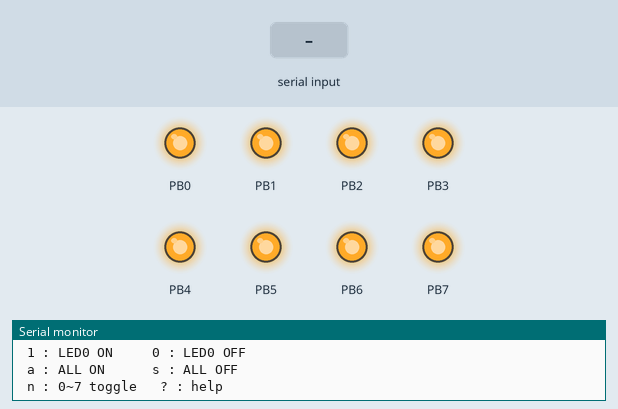
The program below on a simulated ATmega128, built with avr-gcc and emulated at 14.7456 MHz. Shown: output pins drawn as LEDs (lit = HIGH), the last lines printed to the serial monitor. The inputs (shaded band) are chosen by the test bench.

Above: at 1.2 s.
1.3 s: "1\n" received over Serial
At 2.2 s:
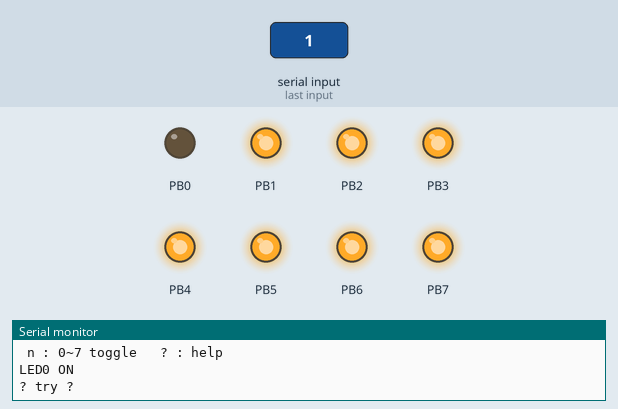
2.8 s: byte 50 ('2') received over Serial
At 3.5 s:
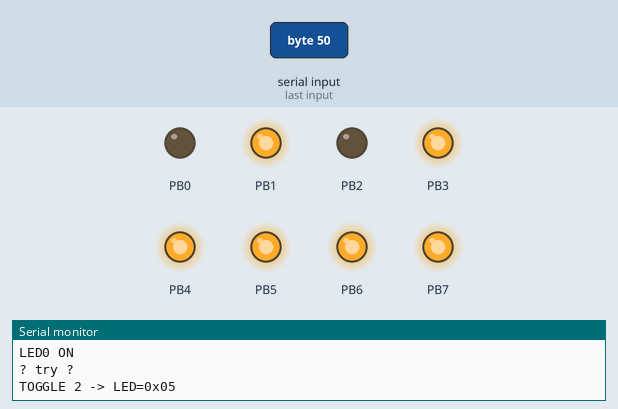
4.3 s: byte 51 ('3') received over Serial
At 4.7 s:
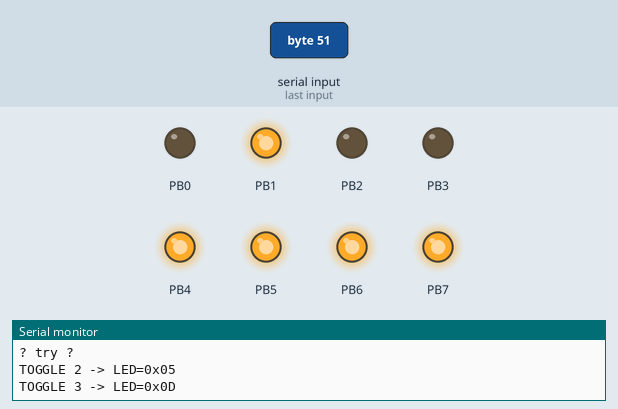
5.8 s: byte 48 ('0') received over Serial
At 6.6 s:
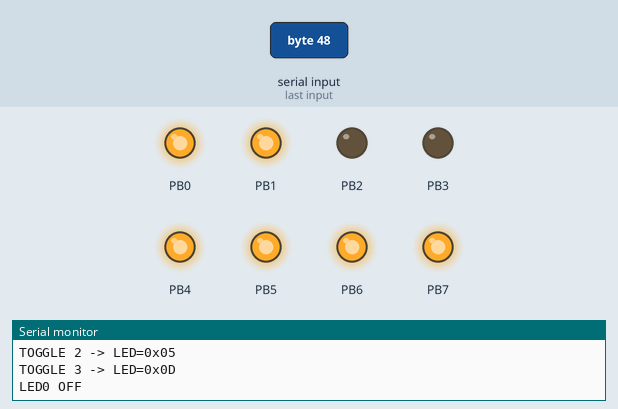
7.3 s: "5\n" received over Serial
At 8.5 s:
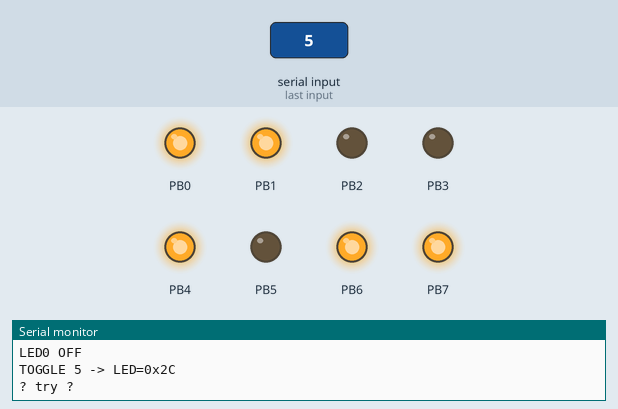
8.8 s: byte 49 ('1') received over Serial
At 10.0 s:
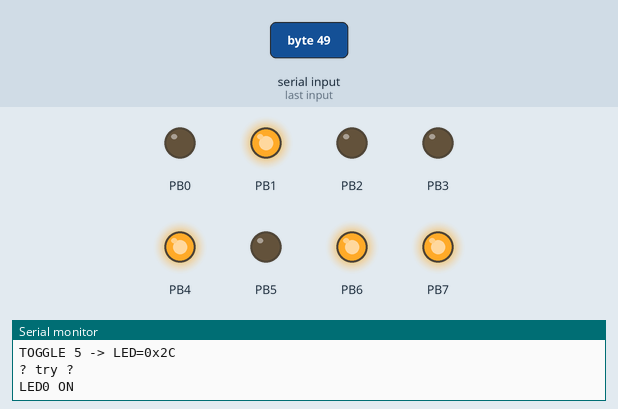
Timing chart, 0 to 11.3 s (numbered marks = the images above; inputs shaded):
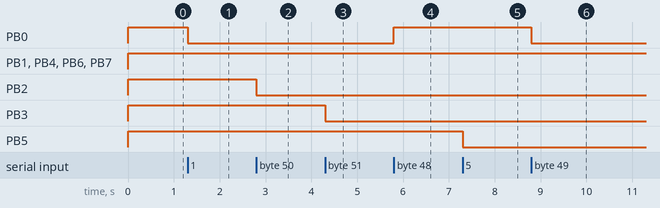

Measured:
- after the input at 1.3 s, PB0: HIGH → LOW at once
- after the input at 2.8 s, PB2: HIGH → LOW at once
- after the input at 4.3 s, PB3: HIGH → LOW at once
- after the input at 5.8 s, PB0: LOW → HIGH at once
- after the input at 7.3 s, PB5: HIGH → LOW at once
- after the input at 8.8 s, PB0: HIGH → LOW at once

The program:

main.c
```c
/*
 * homework3.c
 *
 * 2일차 오후 실습 3 — 명령으로 LED 를 제어한다
 *
 *  실습 2 의 파서를 LED 제어 전용으로 다듬고, 명령마다 응답을 돌려준다.
 *  PC ↔ 보드 양방향이 완성되는 지점 — 3일차 통합 프로젝트의 디버깅 콘솔이 된다.
 *
 *  줄바꿈은 CR+LF 로 보낸다. uart_puts 가 LF 앞에 CR 을 붙여 주므로
 *  문자열에는 "\n" 만 적으면 된다.
 */
#define F_CPU 14745600UL

#include <avr/interrupt.h>
#include "led.h"
#include "uart.h"

static void show_help(void)
{
    uart_puts("--- commands ---\n");
    uart_puts(" 1 : LED0 ON     0 : LED0 OFF\n");
    uart_puts(" a : ALL ON      s : ALL OFF\n");
    uart_puts(" n : 0~7 toggle   ? : help\n");
}

static void handle_cmd(uint8_t c)
{
    switch (c) {
    case '1':  led_on(0);        uart_puts("LED0 ON\n");   break;
    case '0':  led_off(0);       uart_puts("LED0 OFF\n");  break;

    /* led_write 는 "비트 1 = 점등" 이다 — 드라이버가 Active-Low 를 흡수한다 */
    case 'a':  led_write(0xFF);  uart_puts("ALL ON\n");    break;
    case 's':  led_write(0x00);  uart_puts("ALL OFF\n");   break;

    case '?':  show_help();                                break;

    default:
        if (c >= '0' && c <= '7') {           /* 개별 토글 */
            led_toggle((uint8_t)(c - '0'));
            uart_puts("TOGGLE ");
            uart_put_uint16((uint16_t)(c - '0'));
            uart_puts(" -> LED=");
            uart_put_hex8(led_read());
            uart_puts("\n");
        } else {
            uart_puts("? try ?\n");
        }
        break;
    }
}

int main(void)
{
    uint8_t rx;

    led_init();
    uart_init();
    sei();

    uart_puts("=== LED console ===\n");
    show_help();

    while (1) {
        if (uart_get_event(&rx) & UART_EVENT_RX)
            handle_cmd(rx);
    }
}

/*  확인할 것
 *    · 명령을 보낼 때마다 응답이 한 줄씩 돌아오는가
 *    · 'a' 로 여덟 개가 모두 켜지는가 (led_write(0xFF) = 전부 점등)
 *    · 알 수 없는 글자에 "? try ?" 가 나오는가
 *
 *  여기서 얻는 것
 *    · PC ↔ 보드 양방향 통신의 뼈대
 *    · 프로토콜 설계의 가장 작은 형태 (명령 · 응답)
 */
```

board.h
```c
/*
 * board.h — SDK ATMEGA128A 2020 (Rev 1.0) 보드 정의
 *
 *  회로도 : ../SDK_Atmega128.pdf
 *  퓨즈   : ../ATmega128 키트 퓨즈 설정.pptx
 *           LFUSE = 0x3F · HFUSE = 0xCF · EFUSE = 0xFF
 *           (CKSEL=1111 8~16MHz 외부 크리스털 · SUT=11 · CKOPT=0 풀스윙
 *            JTAGEN=1 → PF4~PF7 도 일반 GPIO · BOD 4.0V · SPIEN 유지)
 *
 *  이 파일 하나만 고치면 배선이 바뀌어도 나머지 코드는 그대로 쓴다.
 *
 *  ─────────────────────────────────────────────────────────────────────
 *  장치              연결                              극성 · 비고
 *  ─────────────────────────────────────────────────────────────────────
 *  LED  D1~D8        PB0 ~ PB7                         Active-Low
 *                    +5V - 1kΩ - LED - PBn             0 = 점등
 *  스위치 SW2~SW5    PE4 ~ PE7  (INT4 ~ INT7)          Active-Low
 *                    10kΩ 풀업 + 0.1uF                 누르면 0
 *  FND 세그먼트      PORTC   A=PC0 … G=PC6, DP=PC7     공통 애노드(CA)
 *                    각 세그먼트에 330Ω                0 = 점등
 *  FND 자리 COM1~4   PD4 ~ PD7                         1 = 그 자리 선택
 *  부저 BUZ          PG3   (반대쪽 1kΩ → +5V)          수동형 · 구형파를 줘야 운다
 *  TEXT LCD          RS=PG0 · R/W=PG1 · E=PG2          8비트 모드
 *                    D0~D7 = PA0 ~ PA7                 대비 VR1
 *  UART1 (USB)       RXD1=PD2 · TXD1=PD3               FT232RL → USB Micro
 *  UART0 (RS232)     RXD0=PE0 · TXD0=PE1               MAX232 → J6 (ISP 공유)
 *  PWM               OC3A = PE3  (Timer3)              D9 Active-Low
 *                                                       → Inverting 모드
 *  ADC  가변저항 VR3 PF0 = ADC0
 *  ADC  조도센서 CDS PF1 = ADC1                        밝을수록 값 ↑
 *  기준 전압         AREF ≈ AVCC = +5V                 REFS1:0 = 01
 *  확장 포트 J2      PF2 ~ PF7
 *  ISP  J4           MISO=PE1 · MOSI=PE0 · SCK=PB1 · /RST
 *  크리스털 X1       14.7456 MHz
 *  ─────────────────────────────────────────────────────────────────────
 */

#ifndef BOARD_H_
#define BOARD_H_

/* 반드시 <util/delay.h> 나 UART 계산보다 먼저 정의되어야 한다.
   프로젝트 속성(Symbols)에 F_CPU=14745600UL 을 넣는 것을 권장한다. */
#ifndef F_CPU
#define F_CPU 14745600UL
#endif

/* ---------------------------------------------------------- LED (PORTB) */
#define LED_DDR         DDRB
#define LED_PORT        PORTB
#define LED_COUNT       8
/* Active-Low : 0 을 쓰면 켜진다 */

/* ---------------------------------------------------------- 스위치 (PORTE) */
#define BTN_DDR         DDRE
#define BTN_PORT        PORTE
#define BTN_PIN         PINE
#define BTN_MASK        0xF0          /* PE4 ~ PE7 */
#define BTN_PIN_BASE    4             /* SW2 → PE4 이므로 핀 = 번호 + 2 */
#define BTN_NUM_BASE    2             /* app 은 SW2 ~ SW5 로 부른다 */
#define BTN_COUNT       4

/* ---------------------------------------------------------- FND */
#define FND_SEG_DDR     DDRC          /* 세그먼트 A~DP */
#define FND_SEG_PORT    PORTC
#define FND_COM_DDR     DDRD          /* 자리 선택 COM1~COM4 = PD4~PD7 */
#define FND_COM_PORT    PORTD
#define FND_COM_MASK    0xF0
#define FND_COM_BASE    4             /* COM1 = PD4 */
#define FND_DIGITS      4

/* ---------------------------------------------------------- 부저 */
#define BUZZER_DDR      DDRG
#define BUZZER_PORT     PORTG
#define BUZZER_BIT      PG3           /* Active-High · 수동형(구형파 필요) */

/* ---------------------------------------------------------- CLCD */
#define LCD_DATA_DDR    DDRA
#define LCD_DATA_PORT   PORTA
#define LCD_DATA_PIN    PINA
#define LCD_CTRL_DDR    DDRG
#define LCD_CTRL_PORT   PORTG
#define LCD_RS          PG0
#define LCD_RW          PG1
#define LCD_E           PG2

/* ---------------------------------------------------------- ADC */
#define ADC_PIN_VR      0             /* PF0 */
#define ADC_PIN_CDS     1             /* PF1 */

/* ---------------------------------------------------------- PWM */
#define PWM_DDR         DDRE
#define PWM_BIT         PE3           /* OC3A */

#endif /* BOARD_H_ */
```

btn.c
```c
/*
 * btn.c — 스위치 드라이버
 *
 *  회로 : +5V ─ 10kΩ ─ (PEn) ─ 택트스위치 ─ GND,  PEn 에 0.1uF 병렬
 *         누르지 않음 -> 1,  누름 -> 0   (Active-Low)
 *         0.1uF 이 잡음을 조금 눌러 주지만 채터링을 없애지는 못한다.
 *
 *  PE4~PE7 은 INT4~INT7 이므로 트리거 설정은 EICRB 를 쓴다.
 *  (INT0~INT3 은 EICRA — 이 보드에서는 PD0·PD1 이 연결되어 있지 않다)
 */
#include <avr/io.h>
#include <avr/interrupt.h>
#include "board.h"
#include "btn.h"

/* ISR 이 쓰고 main 이 읽는다 — volatile 필수 */
static volatile uint8_t btn_event = 0;

ISR(INT4_vect) { btn_event |= BTN_EVENT_SW2; }   /* SW2 */
ISR(INT5_vect) { btn_event |= BTN_EVENT_SW3; }   /* SW3 */
ISR(INT6_vect) { btn_event |= BTN_EVENT_SW4; }   /* SW4 */
ISR(INT7_vect) { btn_event |= BTN_EVENT_SW5; }   /* SW5 */

void btn_init(void)
{
    BTN_DDR  &= ~BTN_MASK;      /* PE4 ~ PE7 을 입력으로 */
    BTN_PORT &= ~BTN_MASK;      /* 내부 풀업은 끈다 — 보드에 외부 풀업이 있다 */
}

uint8_t btn_is_pressed(uint8_t n)
{
    /* n = 2~5  ->  PE4~PE7 */
    uint8_t bit = (uint8_t)(n - BTN_NUM_BASE + BTN_PIN_BASE);
    return (BTN_PIN & (1 << bit)) == 0;      /* 눌리면 0 이므로 뒤집는다 */
}

uint8_t btn_get_edge(uint8_t n)
{
    static uint8_t prev[BTN_COUNT] = {0, 0, 0, 0};
    uint8_t idx  = (uint8_t)(n - BTN_NUM_BASE);
    uint8_t curr = btn_is_pressed(n);
    uint8_t edge = (prev[idx] == 0) && (curr == 1);

    prev[idx] = curr;
    return edge;
}

void btn_int_enable(void)
{
    /* ① 트리거 조건 — INT4~INT7 을 하강 에지로 (ISCn1:ISCn0 = 10) */
    EICRB &= ~((1 << ISC40) | (1 << ISC50) | (1 << ISC60) | (1 << ISC70));
    EICRB |=  ((1 << ISC41) | (1 << ISC51) | (1 << ISC61) | (1 << ISC71));

    /* ② 설정 중에 생긴 묵은 요청을 지운다 — 플래그는 1 을 써서 지운다 */
    EIFR  = (1 << INTF4) | (1 << INTF5) | (1 << INTF6) | (1 << INTF7);

    /* ③ 개별 허용 */
    EIMSK |= (1 << INT4) | (1 << INT5) | (1 << INT6) | (1 << INT7);

    /* 전역 허용 sei() 는 모든 드라이버 초기화가 끝난 뒤 main 에서 한 번만 */
}

uint8_t btn_get_events(void)
{
    uint8_t sreg = SREG;        /* 현재 인터럽트 허용 상태를 기억 */
    uint8_t ev;

    cli();                      /* 읽고 지우는 사이에 끼어들지 못하게 */
    ev = btn_event;
    btn_event = 0;
    SREG = sreg;                /* 원래 상태로 복원 (sei() 가 아니다) */

    return ev;
}
```

btn.h
```c
/*
 * btn.h — 스위치 드라이버 (SDK ATMEGA128A)
 *
 *      SW2 → PE4 (INT4)      SW4 → PE6 (INT6)
 *      SW3 → PE5 (INT5)      SW5 → PE7 (INT7)
 *
 *  보드에 10kΩ 풀업 + 0.1uF 이 달려 있어 누르지 않으면 1, 누르면 0 이다.
 *  드라이버가 반전해서 "눌렸다 = 1" 로 돌려준다.
 *
 *  app 은 보드에 인쇄된 이름(SW2~SW5)을 그대로 쓴다.
 */

#ifndef BTN_H_
#define BTN_H_

#include <stdint.h>

/* app 이 쓰는 버튼 번호 — 보드 실크와 같다 */
#define BTN_SW2         2
#define BTN_SW3         3
#define BTN_SW4         4
#define BTN_SW5         5

#define BTN_EVENT_SW2   (1 << 0)      /* PE4 / INT4 */
#define BTN_EVENT_SW3   (1 << 1)      /* PE5 / INT5 */
#define BTN_EVENT_SW4   (1 << 2)      /* PE6 / INT6 */
#define BTN_EVENT_SW5   (1 << 3)      /* PE7 / INT7 */

void    btn_init(void);                 /* 입력 설정만 — 인터럽트는 아직 */
uint8_t btn_is_pressed(uint8_t n);      /* n : 2 ~ 5, 눌려 있으면 1 */
uint8_t btn_get_edge(uint8_t n);        /* 방금 눌린 순간에만 1 (폴링용) */

void    btn_int_enable(void);           /* INT4 ~ INT7 하강 에지 허용 */
uint8_t btn_get_events(void);           /* 쌓인 이벤트를 읽고 지운다 */

#endif /* BTN_H_ */
```

homework1.c
```c
/*
 * homework1.c
 *
 * 2일차 오후 실습 — 인터럽트를 로그로 검증
 *
 *  2일차 오후 : USART1 · 폴링 송신 · 인터럽트 수신
 *  보드       : RXD1=PD2, TXD1=PD3 -> FT232RL -> USB Micro 5P
 *  준비       : USB 케이블로 PC 연결 -> 장치 관리자에서 COM 번호 확인
 *               PuTTY  9600 / 8 / None / 1 / Flow control None
 *  인터럽트로 도는 코드는 눈으로 볼 수 없다. 그것을 보이게 만드는 것이 목적.
 */
#define F_CPU 14745600UL

#include <avr/interrupt.h>
#include "led.h"
#include "btn.h"
#include "uart.h"

int main1(void)
{
    uint8_t ev, rx;
    uint16_t count = 0;

    led_init();
    btn_init();
    btn_int_enable();
    uart_init();

    sei();

    uart_puts("\n=== SDK ATmega128A  UART1 log ===\n");
    uart_puts("1~3 : LED on   0 : all off   b : button state\n");

    while (1) {
        /* ① 버튼 이벤트를 로그로 남긴다 */
        ev = btn_get_events();
        if (ev) {
            uart_puts("BTN event = ");
            uart_put_hex8(ev);
            uart_puts("  count=");
            uart_put_uint16(++count);
            uart_puts("\n");

            if (ev & BTN_EVENT_SW2) led_toggle(0);
            if (ev & BTN_EVENT_SW3) led_toggle(1);
            if (ev & BTN_EVENT_SW4) led_toggle(2);
        }

        /* ② PC 에서 보낸 문자로 LED 를 제어한다 */
        if (uart_get_event(&rx) & UART_EVENT_RX) {
            uart_puts("RX '");
            uart_putchar((char)rx);
            uart_puts("'\n");

            switch (rx) {
            case '1': led_on(4); break;
            case '2': led_on(5); break;
            case '3': led_on(6); break;
            case '0': led_write(0x00); break;
            case 'b':
                uart_puts("  SW2=");  uart_put_uint16(btn_is_pressed(BTN_SW2));
                uart_puts("  SW3=");  uart_put_uint16(btn_is_pressed(BTN_SW3));
                uart_puts("  SW4=");  uart_put_uint16(btn_is_pressed(BTN_SW4));
                uart_puts("  SW5=");  uart_put_uint16(btn_is_pressed(BTN_SW5));
                uart_puts("\n");
                break;
            }
        }
    }
}

/*
 *  확인할 것
 *   1) 문자가 깨지면 F_CPU 와 보레이트 설정을 먼저 의심한다
 *      14.7456 MHz · 9600 -> UBRR1 = 95 (오차 0 %)
 *   2) uart_putchar 는 UDRE1 을 기다리는 폴링 송신이다.
 *      긴 문자열을 ISR 안에서 보내면 안 되는 이유를 설명해 보라
 *   3) 채터링을 로그로 세어 본다 — 한 번 눌렀을 때 count 가 몇 올라가는가
 */
```

homework2.c
```c
/*
 * homework2.c
 *
 * 2일차 오후 실습 2 — 한 글자 명령 파서
 *
 *  PC 에서 글자 하나를 보내면 보드가 그에 맞게 동작하고 응답을 돌려준다.
 *  수신은 USART1_RX 인터럽트, 해석과 출력은 main — ISR 은 여전히 한 줄이다.
 *
 *  터미널 : 9600 · 8 · None · 1 · 흐름 제어 없음
 */
#define F_CPU 14745600UL

#include <avr/interrupt.h>
#include "led.h"
#include "btn.h"
#include "uart.h"

static void handle_cmd(uint8_t c)
{
    switch (c) {
    case '1': case '2': case '3':
        led_toggle((uint8_t)(c - '1'));
        break;

    case '0':
        led_write(0x00);                  /* 비트 1 = 점등 → 0x00 은 전부 소등 */
        break;

    case 'r':                             /* report */
        uart_puts("SW=");
        uart_put_uint16(btn_is_pressed(BTN_SW3));
        uart_puts(" LED=");
        uart_put_hex8(led_read());
        uart_puts("\n");
        break;

    case 'h':
        uart_puts("1/2/3 toggle  0 off  r report\n");
        break;

    default:
        uart_puts("? try h\n");
        break;
    }
}

int main2(void)
{
    uint8_t rx;

    led_init();
    btn_init();
    uart_init();
    sei();

    uart_puts("=== command parser ===\n");
    uart_puts("press h...\n");

    while (1) {
        if (uart_get_event(&rx) & UART_EVENT_RX)
            handle_cmd(rx);
    }
}

/*  확장해 볼 것
 *    · 대문자도 같이 받도록 ('1' 과 'A' 를 함께)
 *    · 잘못된 글자에 도움말을 자동으로 띄우기
 *    · 명령마다 응답을 돌려주면 "먹었는지" 를 눈으로 확인할 수 있다
 *
 *  주의
 *    · handle_cmd 를 ISR 안에서 부르면 안 된다 — uart_puts 는 블로킹이다
 *    · 한 글자만 담기므로 빠르게 붙여 보내면 놓친다 (4.7 절 링 버퍼)
 */
```

homework3.c
```c
/*
 * homework3.c
 *
 * 2일차 오후 실습 3 — 명령으로 LED 를 제어한다
 *
 *  실습 2 의 파서를 LED 제어 전용으로 다듬고, 명령마다 응답을 돌려준다.
 *  PC ↔ 보드 양방향이 완성되는 지점 — 3일차 통합 프로젝트의 디버깅 콘솔이 된다.
 *
 *  줄바꿈은 CR+LF 로 보낸다. uart_puts 가 LF 앞에 CR 을 붙여 주므로
 *  문자열에는 "\n" 만 적으면 된다.
 */
#define F_CPU 14745600UL

#include <avr/interrupt.h>
#include "led.h"
#include "uart.h"

static void show_help(void)
{
    uart_puts("--- commands ---\n");
    uart_puts(" 1 : LED0 ON     0 : LED0 OFF\n");
    uart_puts(" a : ALL ON      s : ALL OFF\n");
    uart_puts(" n : 0~7 toggle   ? : help\n");
}

static void handle_cmd(uint8_t c)
{
    switch (c) {
    case '1':  led_on(0);        uart_puts("LED0 ON\n");   break;
    case '0':  led_off(0);       uart_puts("LED0 OFF\n");  break;

    /* led_write 는 "비트 1 = 점등" 이다 — 드라이버가 Active-Low 를 흡수한다 */
    case 'a':  led_write(0xFF);  uart_puts("ALL ON\n");    break;
    case 's':  led_write(0x00);  uart_puts("ALL OFF\n");   break;

    case '?':  show_help();                                break;

    default:
        if (c >= '0' && c <= '7') {           /* 개별 토글 */
            led_toggle((uint8_t)(c - '0'));
            uart_puts("TOGGLE ");
            uart_put_uint16((uint16_t)(c - '0'));
            uart_puts(" -> LED=");
            uart_put_hex8(led_read());
            uart_puts("\n");
        } else {
            uart_puts("? try ?\n");
        }
        break;
    }
}

int main3(void)
{
    uint8_t rx;

    led_init();
    uart_init();
    sei();

    uart_puts("=== LED console ===\n");
    show_help();

    while (1) {
        if (uart_get_event(&rx) & UART_EVENT_RX)
            handle_cmd(rx);
    }
}

/*  확인할 것
 *    · 명령을 보낼 때마다 응답이 한 줄씩 돌아오는가
 *    · 'a' 로 여덟 개가 모두 켜지는가 (led_write(0xFF) = 전부 점등)
 *    · 알 수 없는 글자에 "? try ?" 가 나오는가
 *
 *  여기서 얻는 것
 *    · PC ↔ 보드 양방향 통신의 뼈대
 *    · 프로토콜 설계의 가장 작은 형태 (명령 · 응답)
 */
```

led.c
```c
/*
 * led.c — LED 드라이버 (SDK ATMEGA128A : PB0~PB7, Active-Low)
 *
 *  하드웨어 : +5V ─ 1kΩ ─ LED ─ PBn
 *             PBn = 0  ->  전류가 흘러 점등
 *             PBn = 1  ->  소등
 *
 *  Active-Low 반전을 드라이버가 흡수하므로 app 은 "켠다 / 끈다" 로만 생각한다.
 */
#include <avr/io.h>
#include "board.h"
#include "led.h"

void led_init(void)
{
    LED_PORT = 0xFF;          /* 먼저 소등 상태를 만들고 */
    LED_DDR  = 0xFF;          /* 그 다음 출력으로 — 순간적인 점등을 막는다 */
}

void led_on(uint8_t n)      { LED_PORT &= ~(1 << n); }   /* 0 = 점등 */
void led_off(uint8_t n)     { LED_PORT |=  (1 << n); }
void led_toggle(uint8_t n)  { LED_PORT ^=  (1 << n); }

void led_write(uint8_t pattern)
{
    LED_PORT = (uint8_t)~pattern;   /* 비트 1 = 점등으로 보이게 반전 */
}

uint8_t led_read(void)
{
    return (uint8_t)~LED_PORT;
}
```

led.h
```c
/*
 * led.h — LED 드라이버 (SDK ATMEGA128A : PB0~PB7, Active-Low)
 */

#ifndef LED_H_
#define LED_H_

#include <stdint.h>

void    led_init(void);              /* PORTB 를 출력으로, 전부 소등 */
void    led_on(uint8_t n);           /* n : 0 ~ 7 */
void    led_off(uint8_t n);
void    led_toggle(uint8_t n);
void    led_write(uint8_t pattern);  /* 비트 1 = 점등 (드라이버가 반전한다) */
uint8_t led_read(void);              /* 현재 점등 패턴 (비트 1 = 점등) */

#endif /* LED_H_ */
```

uart.c
```c
/*
 * uart.c — USART1 드라이버
 *
 *  보레이트 계산 (비동기 Normal 모드)
 *      UBRR = F_CPU / (16 x BAUD) - 1
 *           = 14,745,600 / (16 x 9600) - 1
 *           = 96 - 1  =  95            <- 정수로 정확히 떨어진다
 *      실제 보레이트 = 14,745,600 / (16 x 96) = 9600.0 bps   오차 0 %
 *
 *  14.7456 MHz 를 쓰는 이유가 바로 이것이다.
 *  (16 MHz 였다면 UBRR = 103, 오차 +0.16 %)
 *
 *  UCSR1C 는 ATmega128 에서 URSEL 이 없는 별도 주소다.
 *  (ATmega8/16 처럼 UBRRH 와 주소를 공유하지 않는다)
 */
#include <avr/io.h>
#include <avr/interrupt.h>
#include "board.h"
#include "uart.h"

#define UBRR_VALUE  ((F_CPU / (16UL * UART_BAUD)) - 1)   /* = 95 */

static volatile uint8_t rx_event;
static volatile uint8_t rx_data;

ISR(USART1_RX_vect)
{
    rx_data  = UDR1;            /* 읽어야 RXC1 플래그가 지워진다 */
    rx_event = UART_EVENT_RX;
}

void uart_init(void)
{
    rx_event = 0;

    UBRR1H = (uint8_t)(UBRR_VALUE >> 8);
    UBRR1L = (uint8_t)(UBRR_VALUE);

    UCSR1B = (1 << TXEN1)       /* 송신 허용 */
           | (1 << RXEN1)       /* 수신 허용 */
           | (1 << RXCIE1);     /* 수신 완료 인터럽트 허용 */

    UCSR1C = (1 << UCSZ11) | (1 << UCSZ10);   /* 8비트 · 패리티 없음 · 스톱 1 */
}

void uart_putchar(char c)
{
    while (!(UCSR1A & (1 << UDRE1)))     /* 송신 버퍼가 빌 때까지 기다린다 */
        ;
    UDR1 = (uint8_t)c;
}

void uart_puts(const char *s)
{
    while (*s) {
        if (*s == '\n')
            uart_putchar('\r');          /* 터미널 줄바꿈 보정 */
        uart_putchar(*s++);
    }
}

void uart_put_uint16(uint16_t v)
{
    char buf[6];
    int8_t i = 0;

    if (v == 0) {
        uart_putchar('0');
        return;
    }
    while (v > 0) {
        buf[i++] = (char)('0' + (v % 10));
        v /= 10;
    }
    while (i > 0)
        uart_putchar(buf[--i]);          /* 거꾸로 담았으므로 뒤에서부터 */
}

void uart_put_hex8(uint8_t v)
{
    const char hex[] = "0123456789ABCDEF";

    uart_puts("0x");
    uart_putchar(hex[(v >> 4) & 0x0F]);
    uart_putchar(hex[v & 0x0F]);
}

uint8_t uart_get_event(uint8_t *data)
{
    uint8_t sreg = SREG;
    uint8_t ev;

    cli();
    ev = rx_event;
    if (ev & UART_EVENT_RX)
        *data = rx_data;
    rx_event = 0;
    SREG = sreg;

    return ev;
}
```

uart.h
```c
/*
 * uart.h — USART1 드라이버 (SDK ATMEGA128A)
 *
 *  RXD1 = PD2, TXD1 = PD3  ->  FT232RL  ->  USB Micro 5P
 *  보드를 USB 케이블 하나로 PC 에 연결하면 가상 COM 포트가 생긴다.
 *
 *  14.7456 MHz 라 9600 baud 의 UBRR1 이 정확히 95 로 떨어진다 (오차 0 %).
 *  송신은 폴링, 수신은 인터럽트 — 로그 채널로 쓰기에 알맞은 조합이다.
 */

#ifndef UART_H_
#define UART_H_

#include <stdint.h>

#define UART_BAUD       9600UL
#define UART_EVENT_RX   (1 << 0)

void    uart_init(void);
void    uart_putchar(char c);              /* 폴링 송신 — 보낼 때까지 대기 */
void    uart_puts(const char *s);
void    uart_put_uint16(uint16_t v);       /* 0 ~ 65535 를 10진수로 */
void    uart_put_hex8(uint8_t v);          /* 0x00 ~ 0xFF */
uint8_t uart_get_event(uint8_t *data);     /* 수신 이벤트 확인 */

#endif /* UART_H_ */
```
